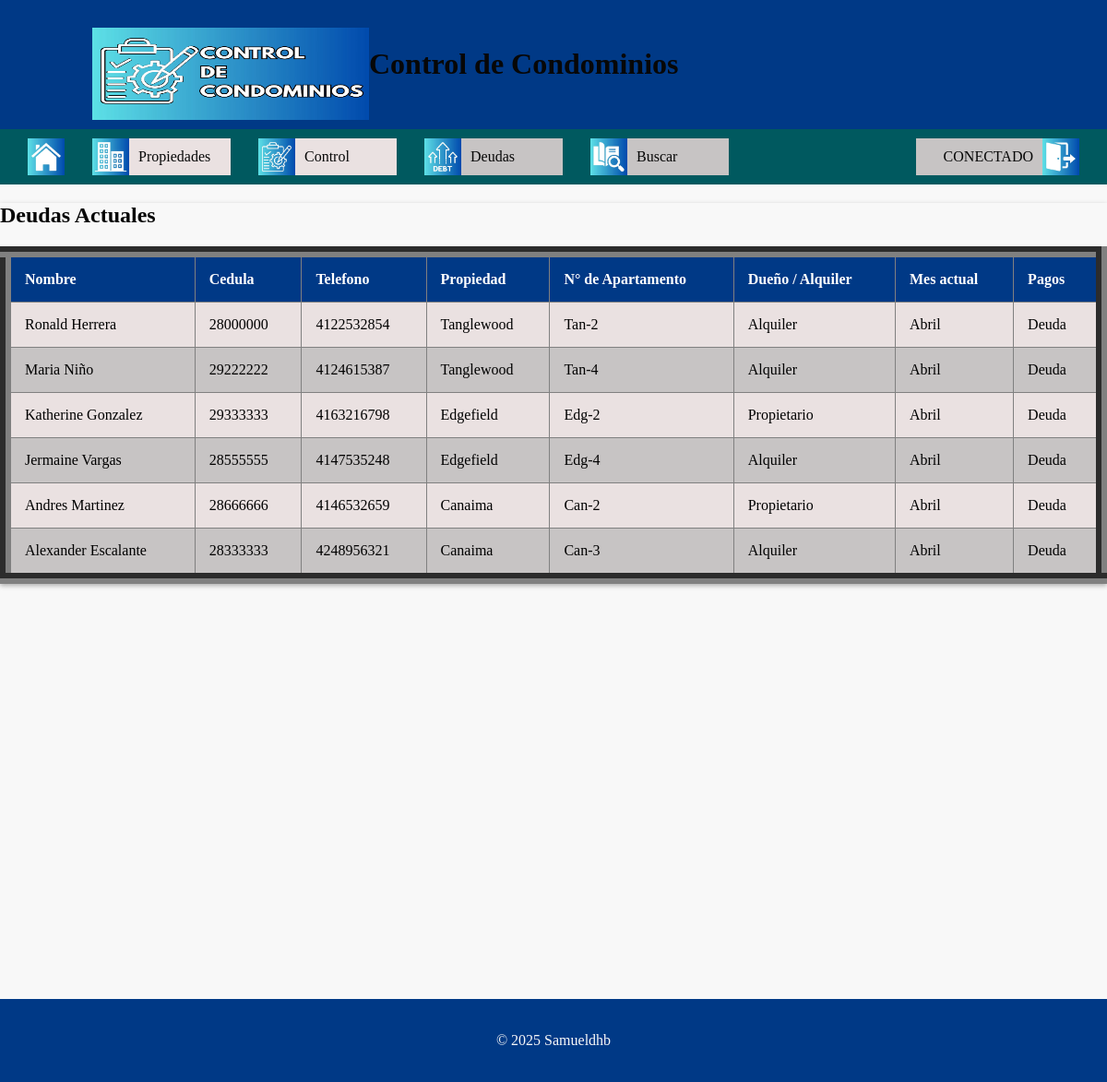
The app's page /deudas.php with its own data.
### tables this page shows
CREATE TABLE `t_residentes` (
  `Id_residente` int(50) NOT NULL,
  `Nombre` varchar(50) NOT NULL,
  `Cedula` int(50) NOT NULL,
  `Telefono` bigint(50) NOT NULL,
  `Tipo_res` enum('Alquiler','Propietario') NOT NULL
);

CREATE TABLE `t_propiedades` (
  `Id_propiedad` int(50) NOT NULL,
  `Nom_propiedad` varchar(50) NOT NULL,
  `Direccion` varchar(250) NOT NULL
);

CREATE TABLE `t_apartamentos` (
  `Nro_apartamento` varchar(50) NOT NULL,
  `Id_propiedad` int(50) NOT NULL
);

CREATE TABLE `t_cobranzas` (
  `Id_cobranza` int(50) NOT NULL,
  `Nro_apartamento` varchar(50) NOT NULL,
  `Id_residente` int(50) NOT NULL,
  `Pagos` enum('Pagado','Deuda') NOT NULL,
  `Meses` enum('Abril','Mayo','Junio','Julio','Agosto') NOT NULL,
  `Fechas` date NOT NULL
);

### deudas.php (the view, shortened to what this page needs)
<!DOCTYPE html>
<html lang="es">
<head>
    <link rel="stylesheet" href="style.css">
</head>
<body>
<header>
        <div class="container">
        <a href="home.php">
            <img src="img/banner.jpg" class="logo">
            <h1>Control de Condominios</h1>
        </div>
    </header>
    <?php
    include "nav_home.php";
    ?>
    <?php
        include 'dbteams.php';
        $SQL = "SELECT
    r.Nombre,
    r.Cedula,
    r.Telefono,
    p.Nom_propiedad AS Propiedad,
    a.Nro_apartamento,
    r.Tipo_res AS Tipo,
    c.Meses,
    c.Pagos
FROM
    t_residentes r
JOIN
    t_cobranzas c ON r.Id_residente = c.Id_residente
JOIN
    t_apartamentos a ON c.Nro_apartamento = a.Nro_apartamento
JOIN
    t_propiedades p ON a.Id_propiedad = p.Id_propiedad
WHERE
    c.Pagos = 'Deuda'";
        $resultado = mysqli_query($cone, $SQL);
    ?>
    <div class="row">
    <section class="tabla-container">
        <h2>Deudas Actuales</h2>
        <center><table border="12">
            <thead>
                <tr>
                    <th>Nombre</th>
                    <th>Cedula</th>
                    <th>Telefono</th>
                    <th>Propiedad</th>
                    <th>N° de Apartamento</th>
                    <th>Dueño / Alquiler</th>
                    <th>Mes actual</th>
                    <th>Pagos</th>
                </tr>
            </thead>
            <tbody>
                <?php while($row = mysqli_fetch_assoc($resultado)) { ?>
                    <tr>
                        <td><?php echo htmlspecialchars($row['Nombre']); ?></td>
                        <td><?php echo htmlspecialchars($row['Cedula']); ?></td>
                        <td><?php echo htmlspecialchars($row['Telefono']); ?></td>
                        <td><?php echo htmlspecialchars($row['Propiedad']); ?></td>
                        <td><?php echo htmlspecialchars($row['Nro_apartamento']); ?></td>
                        <td><?php echo htmlspecialchars($row['Tipo']); ?></td>
                        <td><?php echo htmlspecialchars($row['Meses']); ?></td>
                        <td><?php echo htmlspecialchars($row['Pagos']); ?></td>
                    </tr>
                <?php } ?>
            </tbody>
        </table></center>
    </div>
    </body>
    <br><br><br><br><br><br><br><br><br><br><br><br><br><br><br><br><br><br><br><br><br><br><br><br><br>
    <footer>
        <div class="container">
            <p>&copy; 2025 Samueldhb</p>
        </div>
    </footer>
    </html>

### style.css (style rules this page uses)
body { font-family: 'Chakra Petch'; margin: 0; padding: 0; background-color: #f8f8f8; position: relative; min-height: 100vh; }
.container { max-width: 1000px; margin: 0 auto; padding: 20px; }
header { background-color: #003986; color: #f8f8f8; padding: 10px 0; }
.logo { width: 300px; height: 100px; float: left; }
a { text-decoration: none; color: #070707; }
h2 { text-align: center; margin-bottom: 20px; color: #070707; }
.tabla-container table { border-collapse: collapse; width: 100%; }
.tabla-container h2 { text-align: left; }
.tabla-container th, .tabla-container td { padding: 15px; text-align: left; }
.tabla-container th { background-color: #003986; color: white; }
.tabla-container tbody tr:nth-child(even) { background-color: #C7C4C4; }
.tabla-container tbody tr:nth-child(odd) { background-color: #eae1e1; }
.tabla-container { border-collapse: collapse; width: 100%; box-shadow: 0px 2px 5px rgba(0, 0, 0, 0.3); }
footer { background-color: #003986; color: #f8f8f8; text-align: center; bottom: 0; width: 100%; }

### records on screen
t_residentes: Nombre "Ronald Herrera", Cedula "28000000", Telefono "4122532854", t_propiedades.Nom_propiedad "Tanglewood", t_apartamentos.Nro_apartamento "Tan-2", Tipo_res "Alquiler", t_cobranzas.Meses "Abril", t_cobranzas.Pagos "Deuda"
t_residentes: Nombre "Maria Niño", Cedula "29222222", Telefono "4124615387", t_propiedades.Nom_propiedad "Tanglewood", t_apartamentos.Nro_apartamento "Tan-4", Tipo_res "Alquiler", t_cobranzas.Meses "Abril", t_cobranzas.Pagos "Deuda"
t_residentes: Nombre "Katherine Gonzalez", Cedula "29333333", Telefono "4163216798", t_propiedades.Nom_propiedad "Edgefield", t_apartamentos.Nro_apartamento "Edg-2", Tipo_res "Propietario", t_cobranzas.Meses "Abril", t_cobranzas.Pagos "Deuda"
t_residentes: Nombre "Jermaine Vargas", Cedula "28555555", Telefono "4147535248", t_propiedades.Nom_propiedad "Edgefield", t_apartamentos.Nro_apartamento "Edg-4", Tipo_res "Alquiler", t_cobranzas.Meses "Abril", t_cobranzas.Pagos "Deuda"
t_residentes: Nombre "Andres Martinez", Cedula "28666666", Telefono "4146532659", t_propiedades.Nom_propiedad "Canaima", t_apartamentos.Nro_apartamento "Can-2", Tipo_res "Propietario", t_cobranzas.Meses "Abril", t_cobranzas.Pagos "Deuda"
t_residentes: Nombre "Alexander Escalante", Cedula "28333333", Telefono "4248956321", t_propiedades.Nom_propiedad "Canaima", t_apartamentos.Nro_apartamento "Can-3", Tipo_res "Alquiler", t_cobranzas.Meses "Abril", t_cobranzas.Pagos "Deuda"
